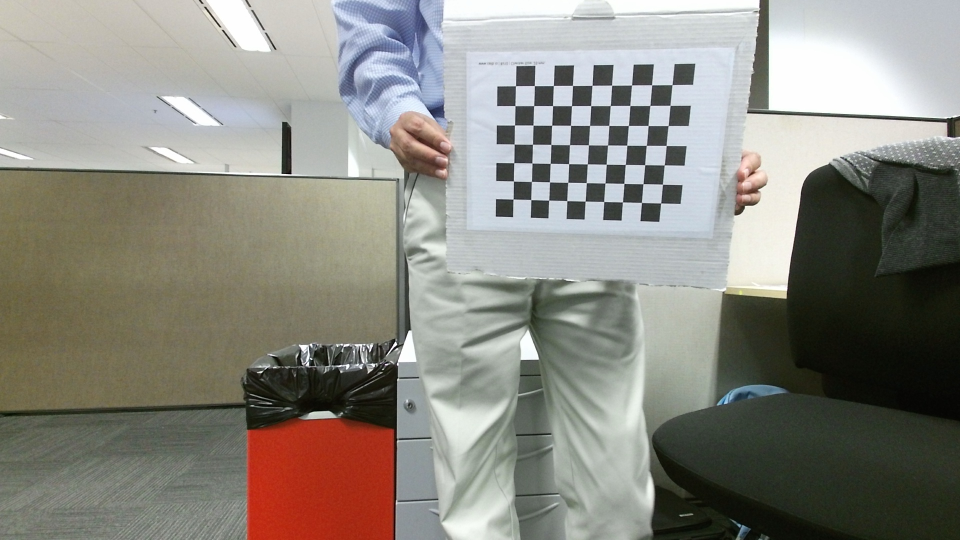
#> input picture CapturedImages/ImageRGB1.jpg, 1920 x 1080 px (shown at 1/2 size); its folder holds only this picture in this run
$ python Test.py
#> lines starting #> are read from the running program, lines starting #| are printed output that depends on the picture; after the words box and inside, x2 and y2 are one past the last pixel; in counts of white or black regions, pixels touching at a corner belong together
import numpy as np
import cv2
import glob
import os
from CalibrationPattern import ChessBoard

_COLOR_IMAGES_STORE_PATH = "C:\\Users\\jalwana\\PycharmProjects\\CameraCalibration\\CapturedImages"
_PERFECT_CHECKER_BOARD = "C:\\Users\\jalwana\\PycharmProjects\\CameraCalibration\\Perfect CheckerBoard"

criteria = (cv2.TERM_CRITERIA_EPS + cv2.TERM_CRITERIA_MAX_ITER, 30, 0.001)

path = _COLOR_IMAGES_STORE_PATH
path = os.path.join(path, "*.jpg")
images = glob.glob(path)

rows = 7
cols = 9

numberOfUsefulImages = 1
for fname in images:
    print(fname)
    img = cv2.imread(fname)
#> img is the input picture: shape (1080, 1920, 3); mean B, G, R 128.3, 136.4, 138.1
    gray = cv2.cvtColor(img,cv2.COLOR_BGR2GRAY)
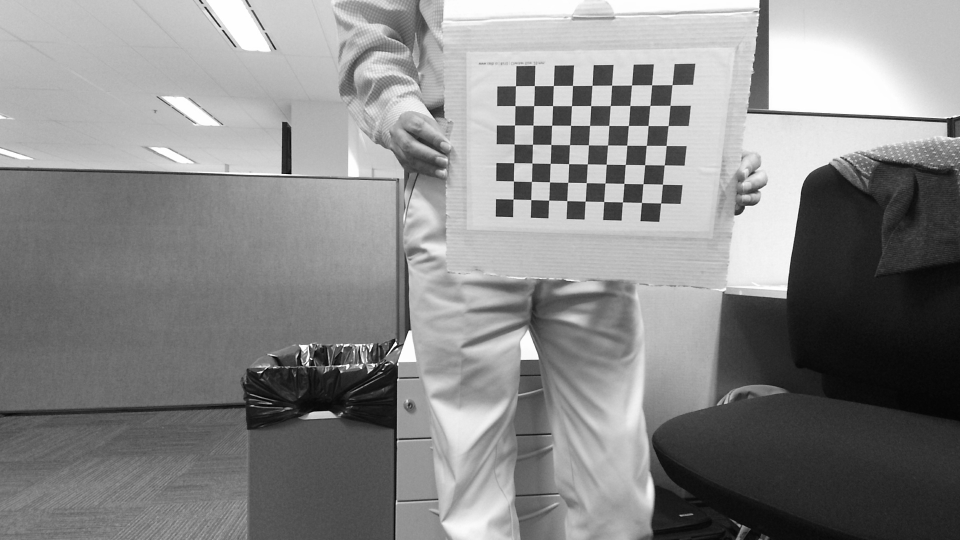
#> gray: shape (1080, 1920) (shown at 1/2 size); min 0, max 255, mean 136

    # Find the chess board corners
    ret, corners = cv2.findChessboardCorners(gray, (rows,cols),flags=cv2.CALIB_CB_ADAPTIVE_THRESH)
#> ret = True; corners = 63 rows, first 8: [1344.6, 169.7], [1340.7, 211.3], [1336.8, 251.4], [1332.8, 291.4], [1329, 330.3], [1325.5, 368.9], [1321.8, 406.5], [1303.8, 170.1]
    print(ret,corners)
#> (printed output is left out)

    # If found, add object points, image points (after refining them)
    if ret:
        corners2 = cv2.cornerSubPix(gray,corners,(11,11),(-1,-1),criteria)
#> corners2 = 63 rows, first 8: [1344.5, 169.7], [1340.6, 211.2], [1336.7, 251.6], [1332.8, 291.4], [1328.9, 330.4], [1325.5, 368.8], [1321.8, 406.4], [1303.7, 170.1]
        numberOfUsefulImages = numberOfUsefulImages + 1
        # Draw and display the corners
        img = cv2.drawChessboardCorners(img, (rows,cols), corners2,ret)
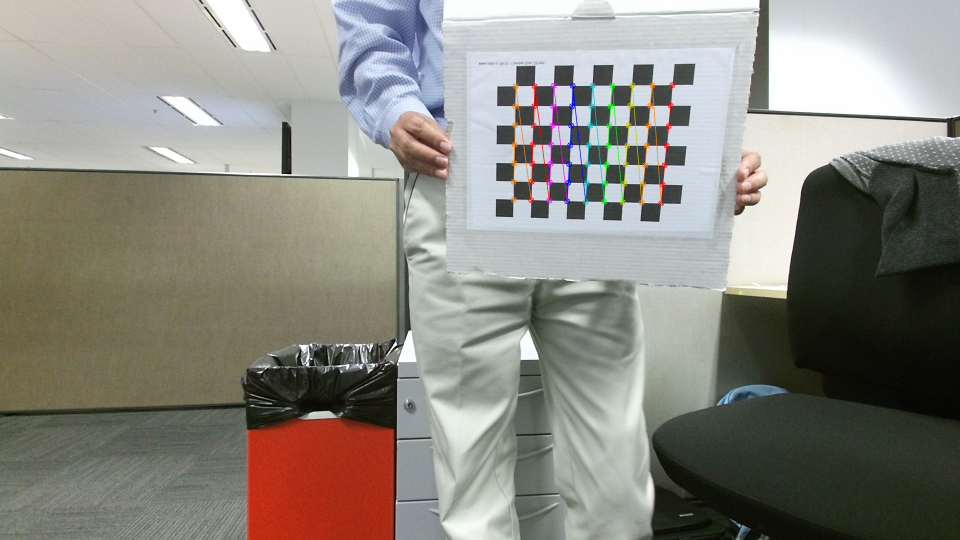
#> img: shape (1080, 1920, 3) (shown at 1/2 size); 0.81% of pixels changed, all inside (x1, y1, x2, y2) = (1021, 164, 1351, 413)
        cv2.namedWindow(fname, cv2.WND_PROP_FULLSCREEN)
        cv2.setWindowProperty(fname, cv2.WND_PROP_FULLSCREEN, cv2.WINDOW_FULLSCREEN)
        cv2.imshow(fname, img)
        cv2.waitKey(5000)
        cv2.destroyAllWindows()

print("numberOfUsefulImages:", numberOfUsefulImages)

$ run again, on CapturedImages/ImageRGB13.jpg
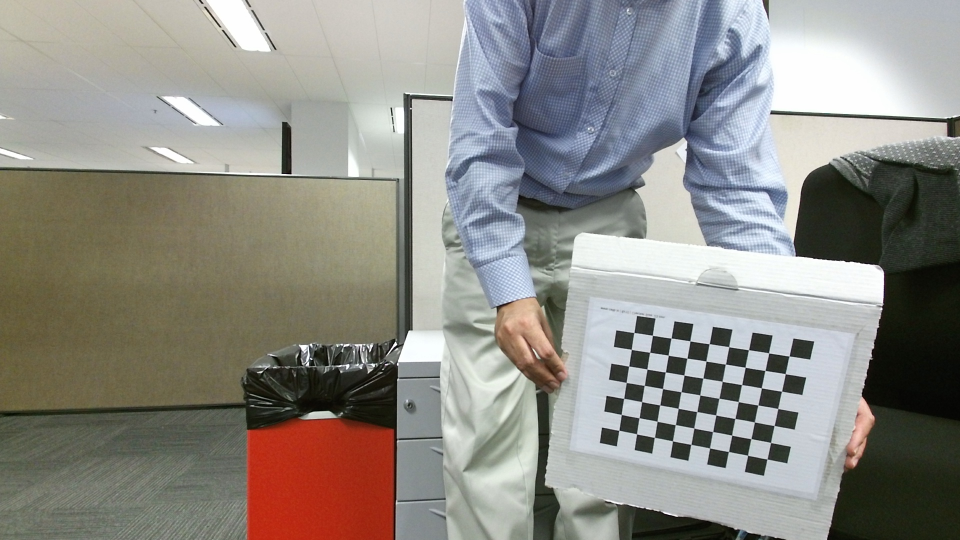
#> input picture CapturedImages/ImageRGB13.jpg, 1920 x 1080 px (shown at 1/2 size)
#> img is the input picture: shape (1080, 1920, 3); mean B, G, R 133.1, 139.2, 141.2
#> `gray = cv2.cvtColor(img,cv2.COLOR_BGR2GRAY)`:
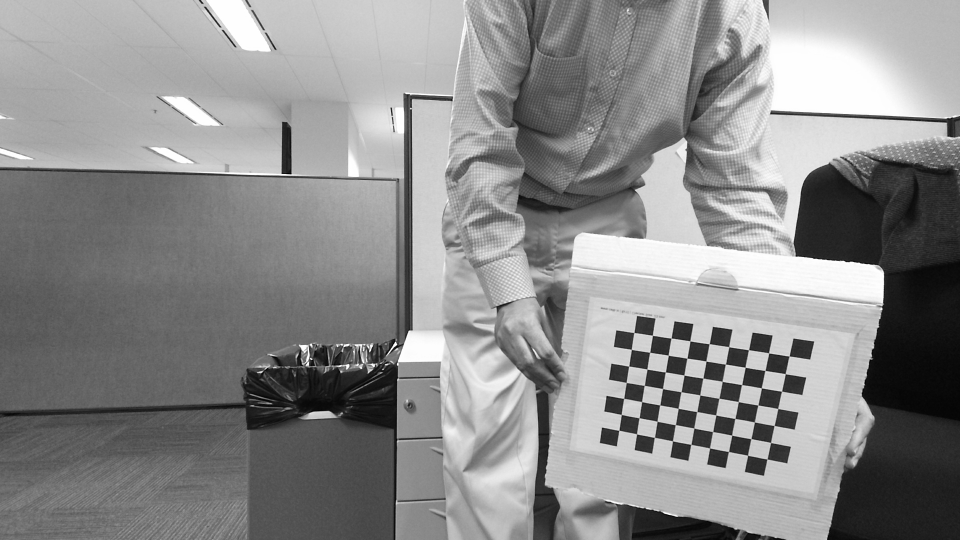
#> gray: shape (1080, 1920) (shown at 1/2 size); min 0, max 255, mean 139.1
#> ret = True; corners = 63 rows, first 8: [1238.3, 861.1], [1243, 829.5], [1248, 797.1], [1253.1, 765.5], [1257.9, 732.6], [1263.1, 699.2], [1268.4, 665.4], [1273.7, 868.3]
#> (printed output is left out)
#> corners2 = 63 rows, first 8: [1238.2, 861.1], [1243, 829.4], [1247.9, 797.2], [1252.9, 765.5], [1257.9, 732.6], [1263.2, 699.3], [1268.3, 665.5], [1273.6, 868.3]
#> `img = cv2.drawChessboardCorners(img, (rows,cols), corners2,ret)`:
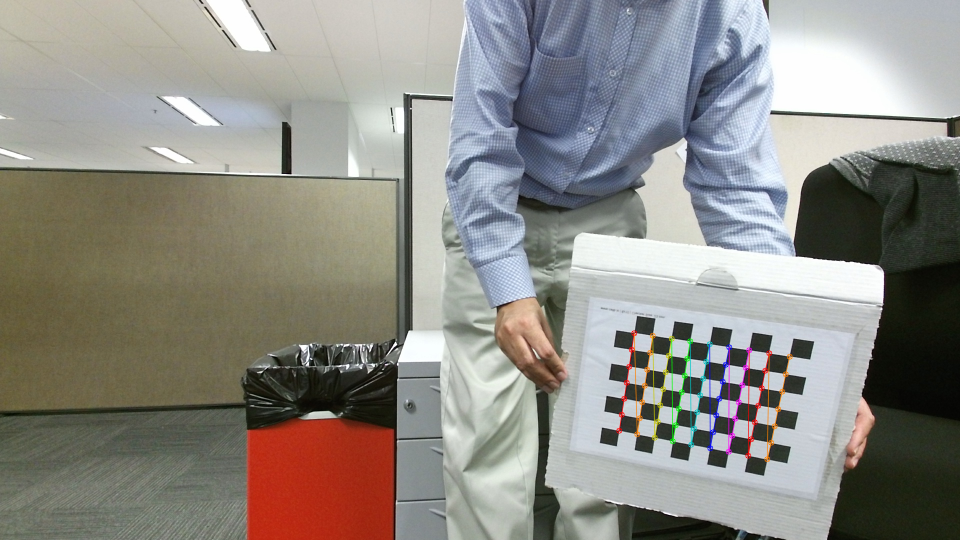
#> img: shape (1080, 1920, 3) (shown at 1/2 size); 0.74% of pixels changed, all inside (x1, y1, x2, y2) = (1232, 660, 1586, 925)

$ run again, on CapturedImages/ImageRGB2.jpg
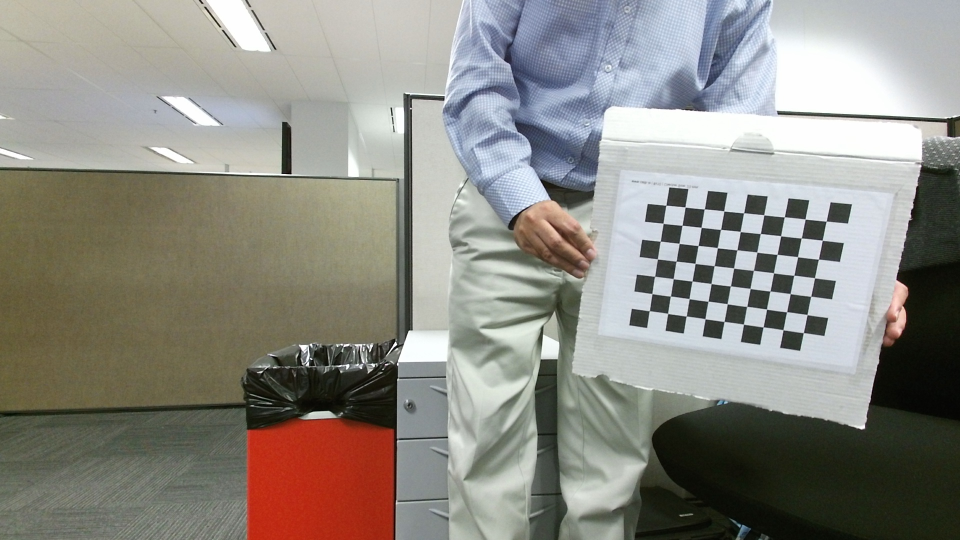
#> input picture CapturedImages/ImageRGB2.jpg, 1920 x 1080 px (shown at 1/2 size)
#> img is the input picture: shape (1080, 1920, 3); mean B, G, R 131.2, 138.5, 140.6
#> `gray = cv2.cvtColor(img,cv2.COLOR_BGR2GRAY)`:
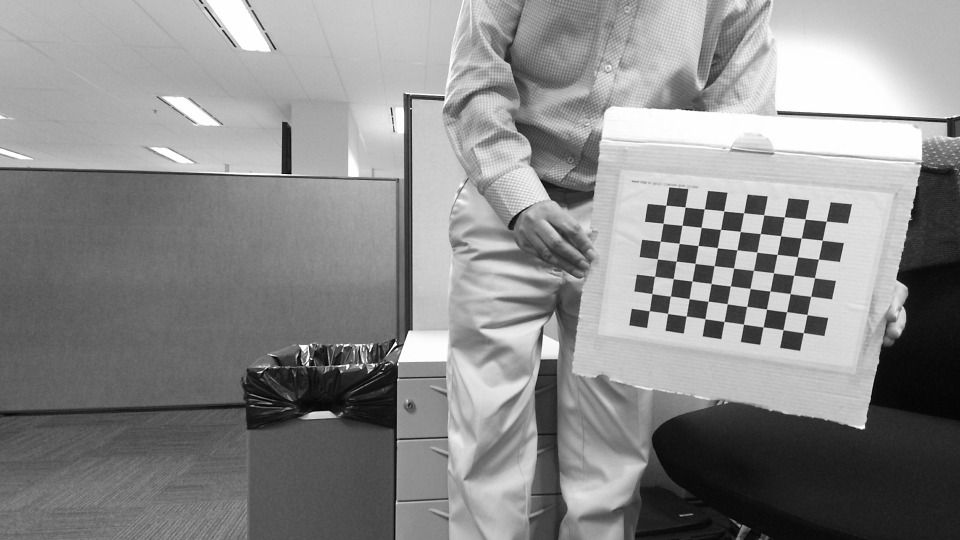
#> gray: shape (1080, 1920) (shown at 1/2 size); min 0, max 255, mean 138.3
#> ret = True; corners = 63 rows, first 8: [1299.2, 622], [1304.5, 587.8], [1309.7, 553.1], [1315.5, 518.4], [1321.1, 482.8], [1326.6, 447], [1332.5, 410.8], [1336, 627.4]
#> (printed output is left out)
#> corners2 = 63 rows, first 8: [1299, 622], [1304.4, 587.6], [1309.6, 553.1], [1315.4, 518.4], [1321, 482.7], [1326.6, 447.1], [1332.3, 410.8], [1335.8, 627.4]
#> `img = cv2.drawChessboardCorners(img, (rows,cols), corners2,ret)`:
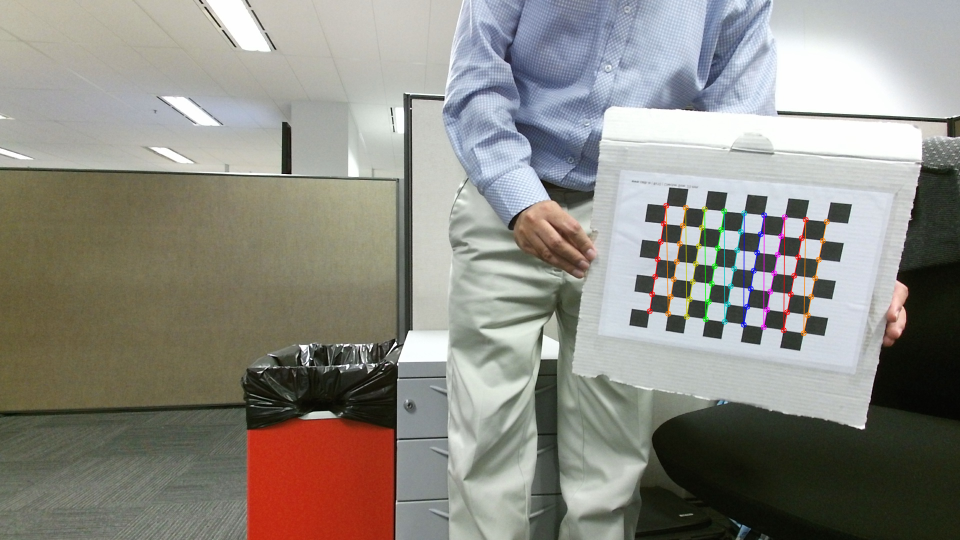
#> img: shape (1080, 1920, 3) (shown at 1/2 size); 0.78% of pixels changed, all inside (x1, y1, x2, y2) = (1293, 405, 1660, 673)

$ run again, on CapturedImages/ImageRGB10.jpg
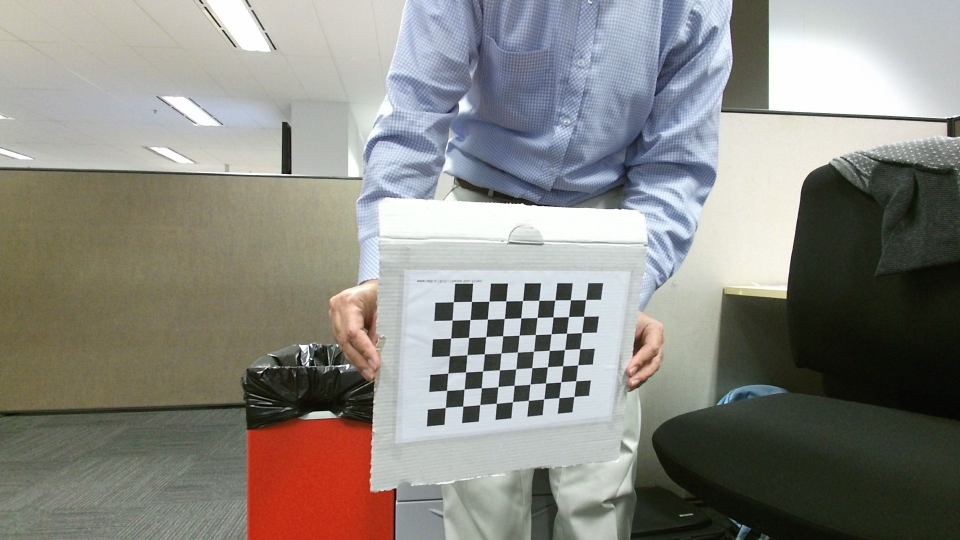
#> input picture CapturedImages/ImageRGB10.jpg, 1920 x 1080 px (shown at 1/2 size)
#> img is the input picture: shape (1080, 1920, 3); mean B, G, R 129.7, 135.7, 137.4
#> `gray = cv2.cvtColor(img,cv2.COLOR_BGR2GRAY)`:
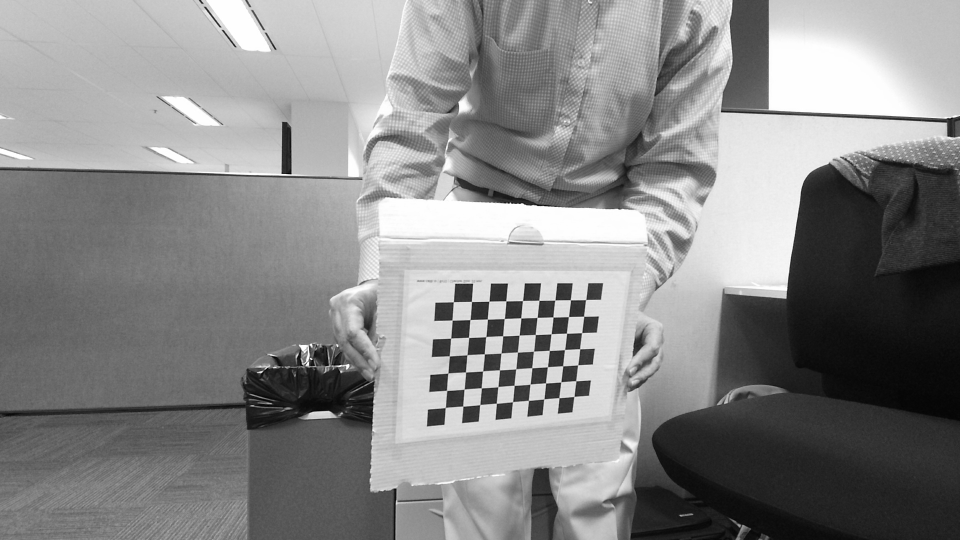
#> gray: shape (1080, 1920) (shown at 1/2 size); min 0, max 255, mean 135.5
#> ret = True; corners = 63 rows, first 8: [890.7, 815.8], [893.7, 781.4], [896.1, 746.7], [899, 712.2], [901.8, 676.8], [904.7, 640.6], [907, 604], [926.2, 812.8]
#> (printed output is left out)
#> corners2 = 63 rows, first 8: [891.1, 815.4], [893.6, 781.3], [896.3, 746.5], [899.1, 712.3], [901.8, 676.6], [904.6, 640.6], [907.2, 604.1], [926.1, 812.7]
#> `img = cv2.drawChessboardCorners(img, (rows,cols), corners2,ret)`:
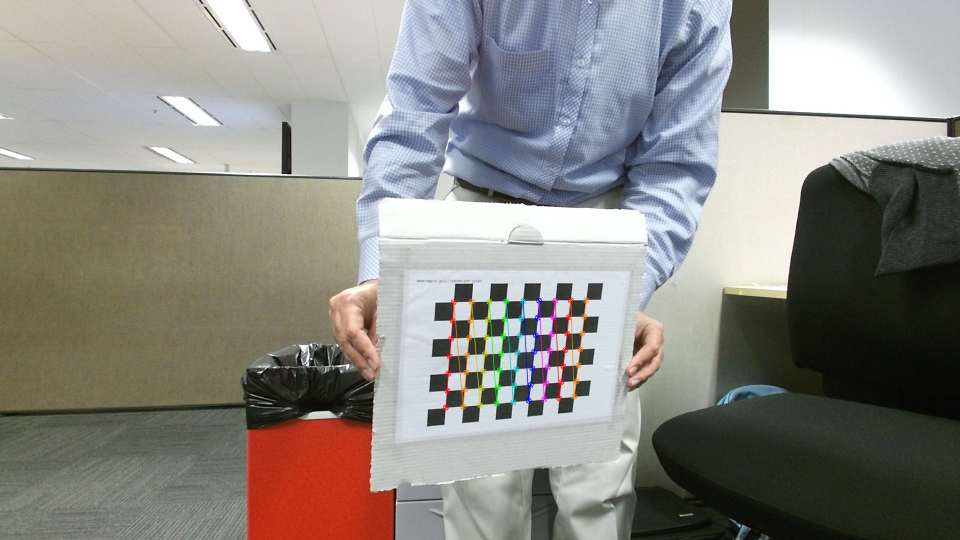
#> img: shape (1080, 1920, 3) (shown at 1/2 size); 0.73% of pixels changed, all inside (x1, y1, x2, y2) = (885, 594, 1179, 822)
